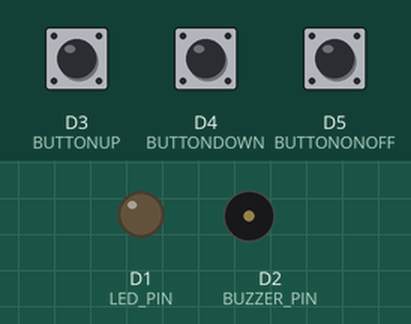
Bench run of a sketch on a simulated ESP8266 (NodeMCU). On the bench: output pins drawn as LEDs (lit = HIGH), buzzer (waves = sounding). The inputs (shaded band) are chosen by the test bench; at power-on: D5 (BUTTONONOFF) HIGH, D3 (BUTTONUP) HIGH, D4 (BUTTONDOWN) HIGH. WiFi joins after 1.5 s; servers stay silent unless stated; what the sketch prints to the serial monitor is not drawn.

Above: at 4.2 s.
4.3 s: D5 (BUTTONONOFF) pulled LOW for 3.2 s
At 6.1 s:
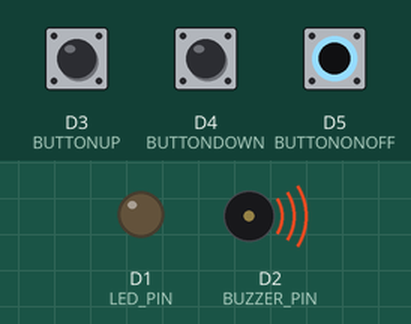
9.8 s: D5 (BUTTONONOFF) pulled LOW for 0.15 s
At 12.0 s:
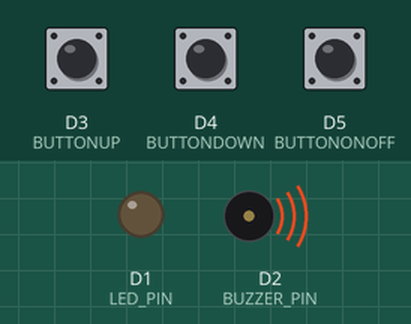
12.3 s: D3 (BUTTONUP) pulled LOW for 1 s
At 12.67 s:
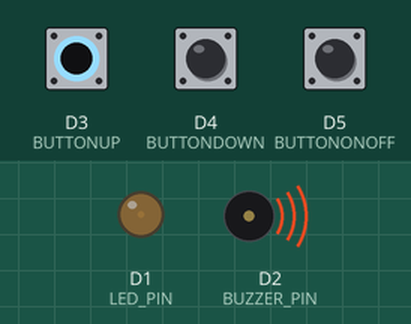
15.3 s: D3 (BUTTONUP) pulled LOW for 3.2 s
At 19.2 s:
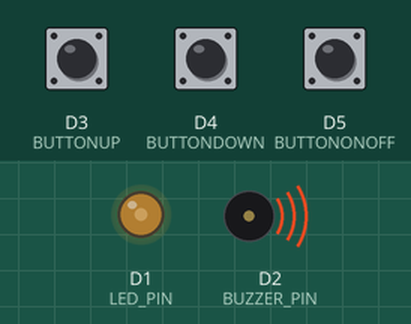
20.0 s: D3 (BUTTONUP) pulled LOW for 3.2 s
At 24.0 s:
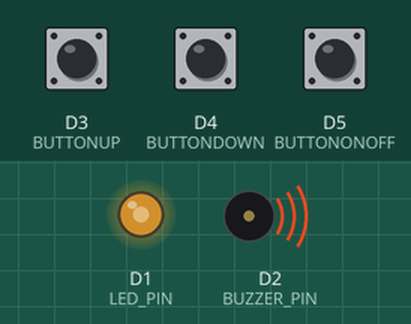
24.7 s: D3 (BUTTONUP) pulled LOW for 3.2 s
At 28.8 s:
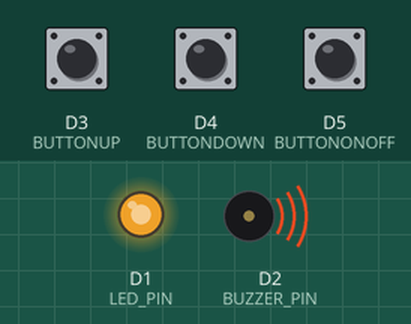
Timing chart, 0 to 30.3 s (numbered marks = the images above; inputs shaded):
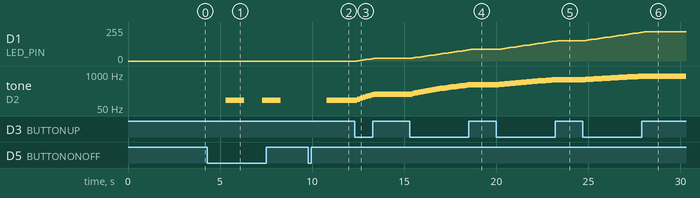

Measured:
- after the input at 4.3 s, tone on D2 (BUZZER_PIN): alternates 100 Hz for 1.0 s and silent for 1.0 s, starting after 1.0 s
- after the input at 9.8 s, tone on D2 (BUZZER_PIN): silent → 100 Hz after 1.0 s
- after the input at 12.3 s, D1 (LED_PIN): moves from 0/255 to 21/255 over 0.90 s, starting after 0.15 s; tone on D2 (BUZZER_PIN): plays 110 Hz for 0.15 s, 120 Hz for 0.15 s, 130 Hz for 0.15 s, 140 Hz for 0.15 s, 150 Hz for 0.15 s, 160 Hz for 0.15 s … (7 notes in this stretch), starting after 0.15 s
- after the input at 15.3 s, D1 (LED_PIN): moves from 21/255 to 87/255 over 3.2 s, starting after 0.15 s; tone on D2 (BUZZER_PIN): plays 180 Hz for 0.15 s, 190 Hz for 0.15 s, 200 Hz for 0.15 s, 210 Hz for 0.15 s, 220 Hz for 0.15 s, 230 Hz for 0.15 s … (22 notes in this stretch), starting after 0.15 s
- after the input at 20.0 s, D1 (LED_PIN): moves from 87/255 to 153/255 over 3.2 s, starting after 0.15 s; tone on D2 (BUZZER_PIN): plays 400 Hz for 0.15 s, 410 Hz for 0.15 s, 420 Hz for 0.15 s, 430 Hz for 0.15 s, 440 Hz for 0.15 s, 450 Hz for 0.15 s … (22 notes in this stretch), starting after 0.15 s
- after the input at 24.7 s, D1 (LED_PIN): moves from 153/255 to 219/255 over 3.2 s, starting after 0.15 s; tone on D2 (BUZZER_PIN): plays 620 Hz for 0.15 s, 630 Hz for 0.15 s, 640 Hz for 0.15 s, 650 Hz for 0.15 s, 660 Hz for 0.15 s, 670 Hz for 0.15 s … (22 notes in this stretch), starting after 0.15 s

The sketch:

Posttest2.ino
```cpp
#include <ESP8266WiFi.h>
#include <WiFiClient.h>
#include <ESP8266WebServer.h>

const char* ssid = "wifi.id";
const char* password = "nanti aja";

ESP8266WebServer server(80);  // Port untuk web server

// Define pins
const int LED_PIN = D1;
const int BUZZER_PIN = D2;
const int BUTTONUP = D3;
const int BUTTONDOWN = D4;
const int BUTTONONOFF = D5;

// Define variables
int btnUP = 0;
int btnDown = 0;
int btnONOFF = 0;
int BUZZER = 100;
int LED = 0;
bool on = false;

void setup() {
  Serial.begin(9600);
  delay(1000);
  // Initialize pins
  pinMode(LED_PIN, OUTPUT);
  pinMode(BUZZER_PIN, OUTPUT);
  pinMode(BUTTONUP, INPUT_PULLUP);
  pinMode(BUTTONDOWN, INPUT_PULLUP);
  pinMode(BUTTONONOFF, INPUT_PULLUP);
  WiFi.begin(ssid, password);
  while (WiFi.status() != WL_CONNECTED) {
    delay(1000);
    Serial.println("Connecting to WiFi...");
  }
  Serial.println("Connected to WiFi.");
  Serial.println(WiFi.localIP());
  server.on("/", []() {
    String html = "<html><head><meta http-equiv='refresh' content='5'></head><body><h1>Monitoring Value LED & Piezzo Buzzer</h1>";
    html += "<p>LED : " + String(LED) + "</p><p>Piezzo Buzzer : " + String(BUZZER) + "</p></body></html>";
    server.send(200, "text/html", html);
  });
  server.begin();  // Memulai web server
}

void loop() {
  // Check button state
  btnUP = digitalRead(BUTTONUP);
  btnDown = digitalRead(BUTTONDOWN);
  btnONOFF = digitalRead(BUTTONONOFF);

  // kondisi jika tombol on/off ditekan
  if (btnONOFF == LOW) {
    on = !on;
    delay(1000);
  }

  // kondisi jika tombol UP Value ditekan
  if (btnUP == LOW) {
    // kondisi jika komponen on
    if (on) {
      if (LED < 249) {
        LED += 3;
      }
      if (BUZZER < 2500) {
        BUZZER += 10;
      }
      // Panggil fungsi untuk memperbarui halaman web
      updateWebPage();
      delay(150);
    }
  }

  // kondisi jika tombol Down Value ditekan
  if (btnDown == LOW) {
    // kondisi jika komponen on
    if (on) {
      if (LED > 0) {
        LED -= 3;
      }
      if (BUZZER > 100) {
        BUZZER -= 10;
      }
      // Panggil fungsi untuk memperbarui halaman web
      updateWebPage();
      delay(150);
    }
  }

  // Kondisi jika komponen on
  if (on) {
    analogWrite(LED_PIN, LED);
    tone(BUZZER_PIN, BUZZER);

  // Kondisi jika komponen off
  } else {
    analogWrite(LED_PIN, 0);
    noTone(BUZZER_PIN);
  }
  server.handleClient();  // Menangani permintaan dari klien
}

// Fungsi untuk memperbarui halaman web
void updateWebPage() {
  String html = "<html><head><meta http-equiv='refresh' content='1'></head><body><h1>Monitoring Value LED & Piezzo Buzzer</h1>";
  html += "<p>LED : " + String(LED) + "</p><p>Piezzo Buzzer : " + String(BUZZER) + "</p></body></html>";
  server.send(200, "text/html", html);
}
```
